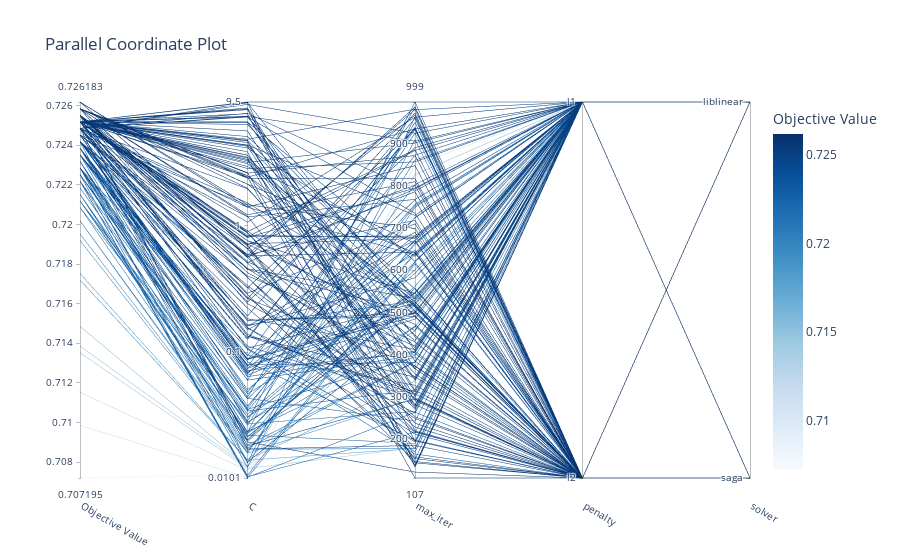

The cell this chart's notebook holds for it:
### Code cell
optuna.visualization.plot_parallel_coordinate(study)

### Figure 1 — Plotly figure (JSON) as saved in the notebook; plotly's stock layout.template omitted (floating-point values rounded to 4 significant figures; data arrays with more than 128 entries replaced by an {"elided": "..."} marker saying what was removed)
{"data": [{"dimensions": [{"label": "Objective Value", "range": [0.7072, 0.7262], "values": {"elided": "200 float values"}}, {"label": "C", "range": [-1.994, 0.9779], "ticktext": ["0.0101", "0.1", "1", "9.5"], "tickvals": [-1.994, -1, 0, 0.9779], "values": {"elided": "200 float values"}}, {"label": "max_iter", "range": [107, 999], "values": {"elided": "200 int values"}}, {"label": "penalty", "range": [0, 1], "ticktext": ["l2", "l1"], "tickvals": [0, 1], "values": {"elided": "200 int values"}}, {"label": "solver", "range": [0, 1], "ticktext": ["saga", "liblinear"], "tickvals": [0, 1], "values": {"elided": "200 int values"}}], "labelangle": 30, "labelside": "bottom", "line": {"color": {"elided": "200 float values"}, "colorbar": {"title": {"text": "Objective Value"}}, "colorscale": [[0, "rgb(247,251,255)"], [0.125, "rgb(222,235,247)"], [0.25, "rgb(198,219,239)"], [0.375, "rgb(158,202,225)"], [0.5, "rgb(107,174,214)"], [0.625, "rgb(66,146,198)"], [0.75, "rgb(33,113,181)"], [0.875, "rgb(8,81,156)"], [1, "rgb(8,48,107)"]], "reversescale": false, "showscale": true}, "type": "parcoords"}], "layout": {"title": {"text": "Parallel Coordinate Plot"}}}
